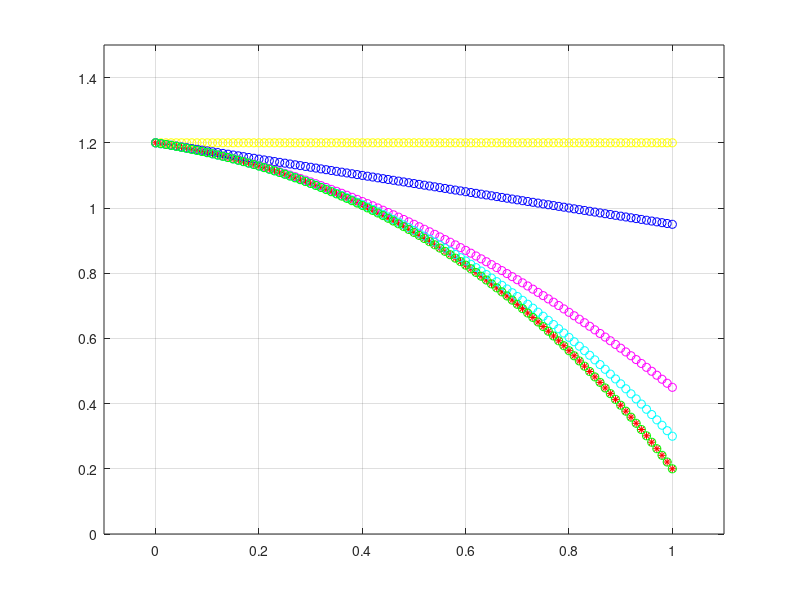

MATLAB code to generate this figure:
clear all

% Consider the polynomial function f (x) defined on the interval [0+1]

x=0:0.01:1

m=length(x);

f=-0.1*x.^4-0.15*x.^3-0.5*x.^2-0.25*x+1.2;

% The approximation of f(x) by zero-order Taylor series:

f0=f(1)*ones(size(x));

%The approximation of f(x) by first-order Taylor series:

f1=1.2-0.25*(x-0) ;

% The approximation of f(x) by second-order Taylor series:

f2=f1-0.5*(x-0).^2;

% The approximation of f(x) by Third-order Taylor series:

f3=f2-0.15*(x-0).^3

% The fourth-order approximation (Taylor series):

f4=f3-0.10*(x-0).^4;

%The exact function and the five approximations are represented graphically:

plot(x, f, 'r*',x, f0, 'yo', x, f1, 'bo', x, f2, 'mo',x, f3, 'co',x, f4, 'go')
axis([-0.1 1.1 0 1.5])
grid

%Calculate the error of the function in x=1 associated with
%each approximation:

eroarea_absoluta=f(m)-[f0(m) f1(m) f2(m) f3(m) f4(m)]
